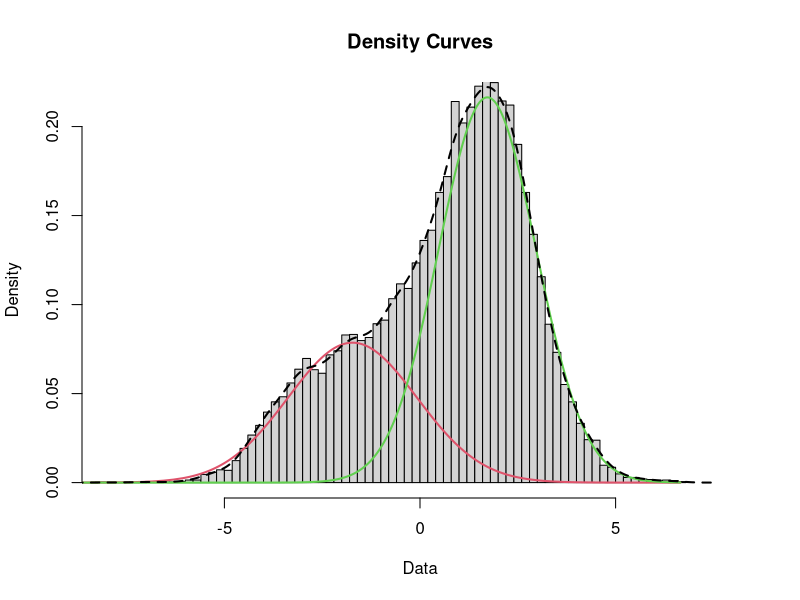

The R source for this figure:
# fig2
library(mixtools)
data = read.table("../results/09-12-2015/dat_Y.txt")
mixmdl = normalmixEM(data[,1])
plot(mixmdl,which=2, breaks=100, xlim=c(-8, 8))
lines(density(data[,1]),lty=2, lwd=2)

# group 0
length(which(data[,1] <= (mixmdl$mu - 2*mixmdl$sigma)[1]))
# group 1 
length(which(data[,1] >= (mixmdl$mu + 2*mixmdl$sigma)[2]))

# threshold is -0.7664458 and 1.575
